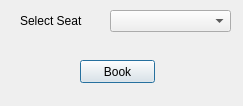
<?xml version="1.0" encoding="UTF-8"?>
<ui version="4.0">
 <class>book</class>
 <widget class="QDialog" name="book">
  <property name="geometry">
   <rect>
    <x>0</x>
    <y>0</y>
    <width>243</width>
    <height>106</height>
   </rect>
  </property>
  <property name="minimumSize">
   <size>
    <width>243</width>
    <height>106</height>
   </size>
  </property>
  <property name="maximumSize">
   <size>
    <width>243</width>
    <height>106</height>
   </size>
  </property>
  <property name="windowTitle">
   <string>Dialog</string>
  </property>
  <widget class="QPushButton" name="btnBook">
   <property name="geometry">
    <rect>
     <x>80</x>
     <y>60</y>
     <width>75</width>
     <height>23</height>
    </rect>
   </property>
   <property name="text">
    <string>Book</string>
   </property>
  </widget>
  <widget class="QLabel" name="label">
   <property name="geometry">
    <rect>
     <x>20</x>
     <y>10</y>
     <width>91</width>
     <height>21</height>
    </rect>
   </property>
   <property name="text">
    <string>Select Seat</string>
   </property>
  </widget>
  <widget class="QLabel" name="lblInfo">
   <property name="geometry">
    <rect>
     <x>60</x>
     <y>100</y>
     <width>151</width>
     <height>16</height>
    </rect>
   </property>
   <property name="text">
    <string/>
   </property>
  </widget>
  <widget class="QComboBox" name="cmbSeats">
   <property name="geometry">
    <rect>
     <x>110</x>
     <y>10</y>
     <width>121</width>
     <height>22</height>
    </rect>
   </property>
  </widget>
 </widget>
 <resources/>
 <connections/>
</ui>
